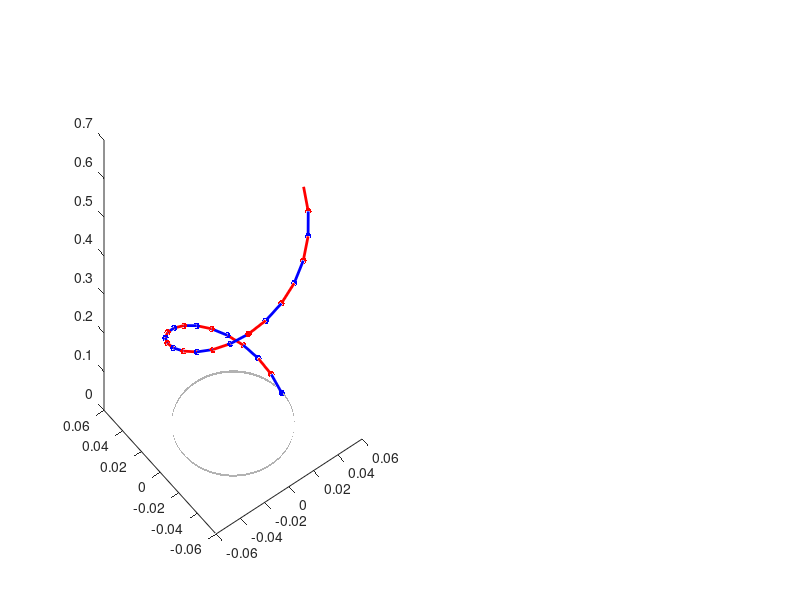

MATLAB code to generate this figure: (Note: this script raises an error after producing the figure.)
close all;
clear all;
clc;

%% Initialize Input Variables

% Parameters
forearm_length = 0.55;         % length of the forearm : meters
length_wrap = forearm_length;            % length of the helical wrapping section : meters
radius_forearm_wrist = 0.04;   % radius of the forearm at the wrist : meters
radius_forearm_forearm = 0.05; % radius of the forearm at the forearm : meters
num_elements_wrap = 25;       % number of elastic elements in the helical wrapping section
pitch = 1;                    % number of rotations around the forearm for helical wrapping
tension = 100;                % bungee cord tension parameter
k = 50;                       % spring constant : N/m

%% Joint Positions & Cords

% Define the position of the wrist (origin point for the helix)
x_wrist = 0;                  % x-coordinate of the wrist
y_wrist = 0;                  % y-coordinate of the wrist
z_wrist = 0;                  % z-coordinate of the wrist

%% Torque Calculations

% Calculate the torque at each element along the forearm
theta = 2 * pi * pitch * (0:num_elements_wrap-1) / num_elements_wrap;
torque_profile = tension * ones(1, num_elements_wrap);

% Calculate the rest length for each individual segment
rest_lengths = length_wrap / num_elements_wrap * ones(1, num_elements_wrap);

% Calculate the torque contribution of each spring segment
segment_torques = zeros(1, num_elements_wrap);

for i = 1:num_elements_wrap
    distance = sqrt((radius_forearm_wrist + (radius_forearm_forearm - radius_forearm_wrist) * z_wrist/forearm_length - length_wrap * sin(theta(i)))^2 + (length_wrap * cos(theta(i)))^2);
    segment_torques(i) = k * (distance - rest_lengths(i));
end

% Calculate the overall bungee torque as the summation of segment torques
overall_torque = sum(segment_torques);

%% Plotting Functions

% Plot the forearm, wrist, and bungee cord positions
figure(1);
subplot(1,2,1);

% Plot the bungee cord segments as springs
z_cord = linspace(0, length_wrap, num_elements_wrap);
colors = {'r', 'b'};  % Colors for alternating segments

for i = 1:num_elements_wrap-1
    x_cord_start = x_wrist + (radius_forearm_wrist + (radius_forearm_forearm - radius_forearm_wrist) * z_cord(i)/forearm_length) * cos(theta(i));
    y_cord_start = y_wrist + (radius_forearm_wrist + (radius_forearm_forearm - radius_forearm_wrist) * z_cord(i)/forearm_length) * sin(theta(i));
    x_cord_end = x_wrist + (radius_forearm_wrist + (radius_forearm_forearm - radius_forearm_wrist) * z_cord(i+1)/forearm_length) * cos(theta(i+1));
    y_cord_end = y_wrist + (radius_forearm_wrist + (radius_forearm_forearm - radius_forearm_wrist) * z_cord(i+1)/forearm_length) * sin(theta(i+1));
    z_cord_start = z_cord(i);
    z_cord_end = z_cord(i+1);
    
    x_segment = [x_cord_start, x_cord_end];
    y_segment = [y_cord_start, y_cord_end];
    z_segment = [z_cord_start, z_cord_end];
    
    % Alternate the colors of the bungee cord segments
    color_index = mod(i, 2) + 1;
    color = colors{color_index};
    
    plot3(x_segment, y_segment, z_segment, 'Color', color, 'LineWidth', 2); % Bungee Cord Segment
    hold on;
    plot3(x_cord_start, y_cord_start, z_cord_start, '.', 'Color', color, 'MarkerSize', 15); % Bungee Cord Segment
end

% Plot the physical forearm as a cylinder
z_forearm = linspace(0, forearm_length, 100);  % Z-coordinates for the cylinder
theta_forearm = linspace(0, 2 * pi, 100);  % Angles for the cylinder

% Calculate the varying radius along the forearm
radius_forearm = radius_forearm_wrist + (radius_forearm_forearm - radius_forearm_wrist) * z_forearm/forearm_length;

for i = 1:numel(z_forearm)
    x_forearm = radius_forearm(i) * cos(theta_forearm);
    y_forearm = radius_forearm(i) * sin(theta_forearm);
    z_forearm_current = z_forearm(i) * ones(size(theta_forearm));
    
    % Plot each segment of the forearm cylinder
    if i > 1
        surf([x_forearm_prev; x_forearm], [y_forearm_prev; y_forearm], [z_forearm_prev; z_forearm_current], 'FaceColor', [0.7,0.7,0.7], 'EdgeColor', 'none');
        alpha(0.5);  % Set transparency for better visibility
    end
    
    x_forearm_prev = x_forearm;
    y_forearm_prev = y_forearm;
    z_forearm_prev = z_forearm_current;
end

plot3(x_wrist, y_wrist, z_wrist, 'ro'); % Wrist
plot3([x_wrist, x_wrist], [y_wrist, y_wrist], [z_wrist, z_wrist + forearm_length], 'k-'); % Forearm
plot3(x_wrist, y_wrist, forearm_length, 'ro'); % Wrist
axis equal;
xlabel('X');
ylabel('Y');
zlabel('Z');
title('Bungee Cord and Forearm Positions');
legend('Bungee Cord', 'Forearm', 'Wrist');
hold off;

% Plot the bungee torque profile
subplot(1,2,2);
plot(1:num_elements_wrap, segment_torques, 'b.-');
xlabel('Element');
ylabel('Segment Torque (Nm)');
title('Bungee Segment Torque Profile');

% Display overall bungee torque
disp(['Overall Bungee Torque: ', num2str(overall_torque), ' Nm']);

% Adjust the subplot spacing
subplot(1,2,1);
pbaspect([1 1 1]);
subplot(1,2,2);
pbaspect([1 1 1]);

set(gcf, 'Units', 'Normalized', 'OuterPosition', [0 0 1 1]);
saveas(figure(1), fullfile([pwd '\MATLAB Figures'],'ExoNET_Bungee_Wrapping_v4.png')); % save to computer
